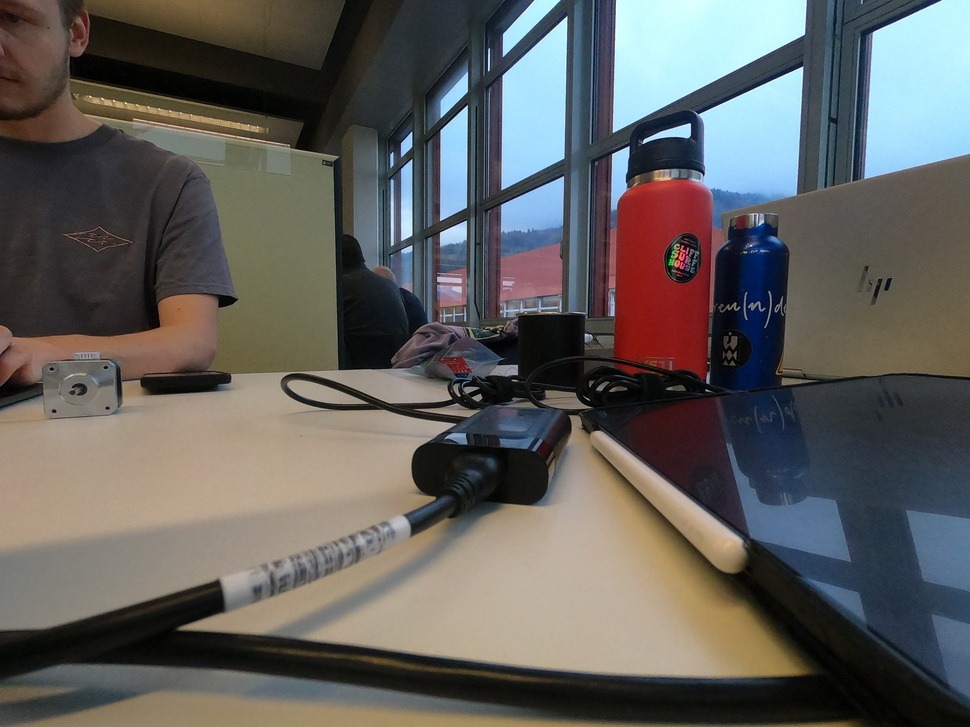
#> input picture src/GOPR0210.JPG, 970 x 727 px, shrunk from 4000 x 3000 before the run
$ python -i corners.py   (imports and definitions only)
#> lines starting #> are read from the running program, lines starting #| are printed output that depends on the picture; after the words box and inside, x2 and y2 are one past the last pixel; in counts of white or black regions, pixels touching at a corner belong together
import cv2
import numpy as np
import sys, os, json
from math import acos, degrees
from glob import glob
import re

def filter_by_turn_angle(pts, min_turn_deg=45.0):
    """
    Keep only points where the contour direction changes by at least `min_turn_deg`.

    - pts: Nx1x2 contour from approxPolyDP
    - min_turn_deg: minimum change between incoming and outgoing edge (in degrees)
      Example: 45 => only corners with direction change >= 45 degrees.
    """
    pts = np.asarray(pts, dtype=np.int32)
    if len(pts) <= 3:
        return pts

    keep = []
    n = len(pts)

    for i in range(n):
        p_prev = pts[(i - 1) % n][0]
        p_cur  = pts[i][0]
        p_next = pts[(i + 1) % n][0]

        v1 = p_prev - p_cur
        v2 = p_next - p_cur

        # Skip degenerate vectors (duplicate or very close points)
        if np.allclose(v1, 0) or np.allclose(v2, 0):
            continue

        denom = (np.linalg.norm(v1) * np.linalg.norm(v2) + 1e-9)
        c = np.dot(v1, v2) / denom
        c = np.clip(c, -1.0, 1.0)

        ang = degrees(acos(c)) # interior angle in [0, 180]
        turn = 180.0 - ang # 0 = straight, bigger = sharper corner

        if turn >= min_turn_deg:
            keep.append([p_cur])

    if not keep:
        # If everything got filtered out (e.g. almost perfect circle),
        # fall back to the original pts so you still see something.
        return pts

    return np.array(keep, dtype=np.int32)

def group_close_points(pts, min_dist=10):
    """
    Group points that lie closer than `min_dist` pixels and replace each
    group with a single averaged point.

    - pts: Nx1x2 or Nx2 array of points
    - min_dist: distance threshold for grouping
    """
    pts = np.asarray(pts, dtype=np.float32)
    if pts.ndim == 3:   # (N, 1, 2) from OpenCV contours
        pts2 = pts[:, 0, :]  # -> (N, 2)
    else:
        pts2 = pts

    n = len(pts2)
    if n == 0:
        return pts

    used = np.zeros(n, dtype=bool)
    new_points = []

    for i in range(n):
        if used[i]:
            continue

        # Start new group with point i
        group = [pts2[i]]
        used[i] = True

        # Collect all points close to point i
        for j in range(i + 1, n):
            if used[j]:
                continue
            d = np.linalg.norm(pts2[j] - pts2[i])
            if d < min_dist:
                group.append(pts2[j])
                used[j] = True

        # Average coordinates in this group
        mean_pt = np.mean(group, axis=0)
        new_points.append(mean_pt)

    new_points = np.round(np.array(new_points)).astype(np.int32)
    # Return in contour format (N,1,2)
    return new_points.reshape(-1, 1, 2)


def detect_corners_for_piece(
    image_path,
    approx_frac=0.002,
    min_turn_deg=30.0,
    min_corner_dist=10  # minimal distance between corners in pixels
):
#> called with image_path = 'GOPR0210.JPG', approx_frac = 0.002, min_turn_deg = 30, min_corner_dist = 10
    img = cv2.imread(image_path, cv2.IMREAD_GRAYSCALE)
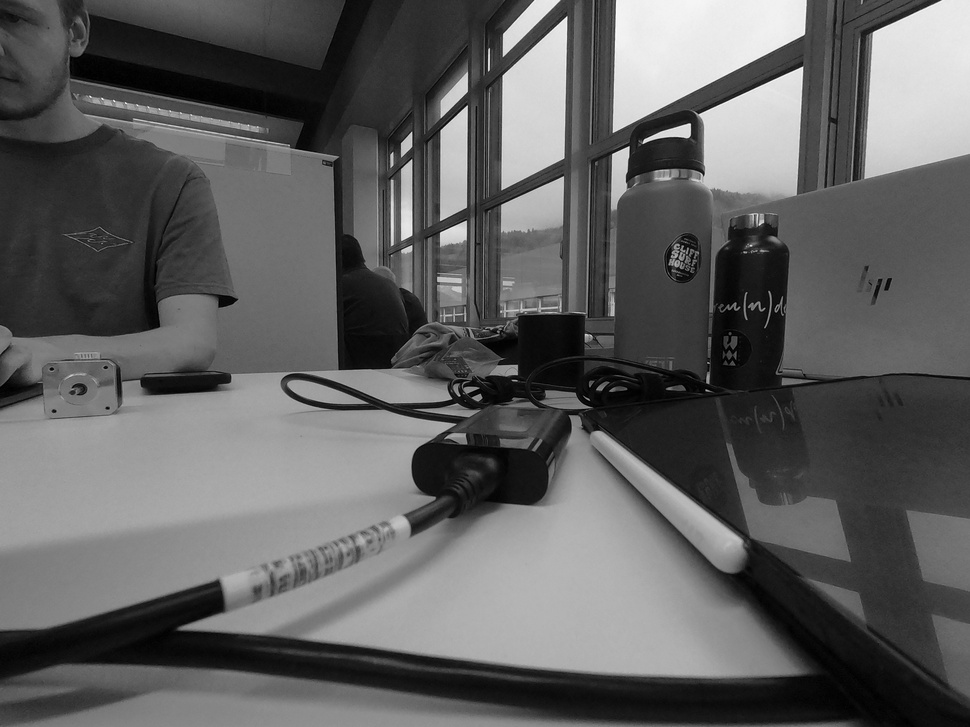
#> img: shape (727, 970); min 0, max 255, mean 95.5
    if img is None:
        print(f"Error: could not open {image_path}")
        return None

    _, bw = cv2.threshold(img, 0, 255, cv2.THRESH_BINARY + cv2.THRESH_OTSU)
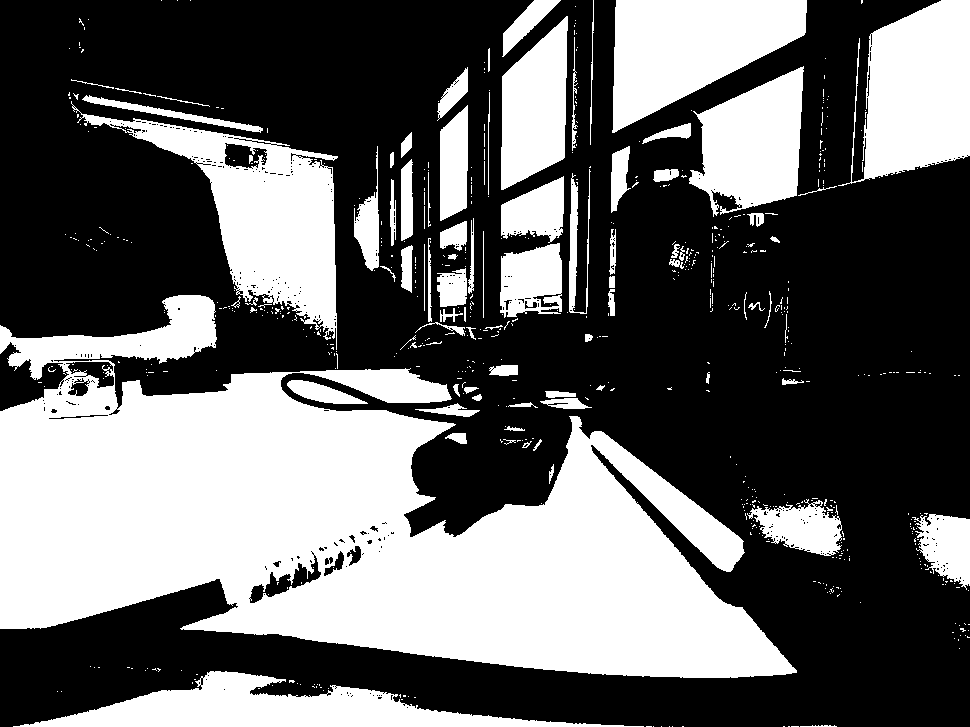
#> bw: shape (727, 970); 39.9% white; 671 white regions (583 under 20 px)
    cnts, _ = cv2.findContours(bw, cv2.RETR_EXTERNAL, cv2.CHAIN_APPROX_NONE)
#> cnts = 649 contours, 587 with area under 20; largest, box (x1, y1, x2, y2) and area: (0, 295, 797, 678) 162481, (71, 101, 338, 350) 20903, (838, 0, 970, 186) 15851, (612, 0, 807, 133) 15798, (13, 671, 644, 727) 13536
    if not cnts:
        print(f"No contour found in {image_path}")
        return None

    cnt = max(cnts, key=cv2.contourArea)
#> cnt = contour of 3840 points, box (x1, y1, x2, y2) (0, 295, 797, 678), area 162481

    eps = approx_frac * cv2.arcLength(cnt, True)
#> eps = 8.68
    poly = cv2.approxPolyDP(cnt, eps, True)
#> poly = contour of 57 points, box (x1, y1, x2, y2) (0, 298, 797, 675), area 163834

    # 1) Group corners that are too close to each other
    corners = group_close_points(poly, min_dist=min_corner_dist)
#> in group_close_points, `pts = np.asarray(pts, dtype=np.float32)`: pts = 57 rows, first 8: [0, 325], [0, 353], [10, 341], [21, 352], [7, 358], [14, 370], [29, 358], [34, 379]
#> in group_close_points, `pts2 = pts[:, 0, :]`: pts2 = 57 pairs, first value 0 to 796, second value 298 to 674
#> in group_close_points, `n = len(pts2)`: n = 57
#> the loop in group_close_points, `for i in range(n):` made 57 passes
#> mean_pt on passes 1, 4, 6, 7, 8, 10, 11, 12, 13, 14, 15, 16: [0, 325], [21, 352], [14, 370], [29, 358], [34, 379], [69, 374], [43, 398], [0, 411], [0, 628], [55, 625], [219, 578], [238, 606]
#> mean_pt on passes 2, 3, 9, 20: [3.5, 355.5], [13, 339.5], [50, 361], [589.5, 442]
#> after the loop in group_close_points, `for i in range(n):`: new_points = 53 pairs, first value 0 to 796, second value 298 to 674
#> corners = contour of 53 points, box (x1, y1, x2, y2) (0, 298, 797, 675), area 164709

    # 2) Keep only strong turns
    corners = filter_by_turn_angle(corners, min_turn_deg=min_turn_deg)
#> in filter_by_turn_angle, `pts = np.asarray(pts, dtype=np.int32)`: pts has the same summary as corners in detect_corners_for_piece
#> in filter_by_turn_angle, `n = len(pts)`: n = 53
#> the loop in filter_by_turn_angle, `for i in range(n):` made 53 passes
#> (p_prev, p_cur, p_next, v1, v2, denom, c, ang) on passes 1 to 9: ([113, 337], [0, 325], [4, 356], [113, 12], [4, 31], 3551.9, 0.232, 76.59), ([0, 325], [4, 356], [13, 340], [-4, -31], [9, -16], 573.8, 0.802, 36.71), ([4, 356], [13, 340], [21, 352], [-9, 16], [8, 12], 264.8, 0.453, 63.05), ([13, 340], [21, 352], [14, 370], [-8, -12], [-7, 18], 278.5, -0.574, 125.1), ([21, 352], [14, 370], [29, 358], [7, -18], [15, -12], 371, 0.865, 30.09), ([14, 370], [29, 358], [34, 379], [-15, 12], [5, 21], 414.7, 0.427, 64.73), ([29, 358], [34, 379], [50, 361], [-5, -21], [16, -18], 519.9, 0.573, 55.03), ([34, 379], [50, 361], [69, 374], [-16, 18], [19, 13], 554.4, -0.126, 97.25), ([50, 361], [69, 374], [43, 398], [-19, -13], [-26, 24], 814.6, 0.223, 77.09)
#> after the loop in filter_by_turn_angle, `for i in range(n):`: keep = 45 items, first 6: [[0, 325]], [[4, 356]], [[13, 340]], [[21, 352]], [[14, 370]], [[29, 358]]
#> corners = contour of 45 points, box (x1, y1, x2, y2) (0, 298, 797, 673), area 157169

    return corners

def print_debug_image(image_path: str, corners: np.ndarray, output_path: str) -> None:
    img = cv2.imread(image_path, cv2.IMREAD_GRAYSCALE)
    color_img = cv2.cvtColor(img, cv2.COLOR_GRAY2BGR)
    cv2.drawContours(color_img, [corners], -1, (0, 255, 255), 2)

    for i, p in enumerate(corners):
        x, y = p[0]
        cv2.circle(color_img, (x, y), 6, (0, 0, 255), -1)
        cv2.putText(color_img, str(i), (x + 8, y - 8),
                    cv2.FONT_HERSHEY_SIMPLEX, 0.6, (255, 0, 0), 2)

    cv2.imwrite(output_path, color_img)

def detect_corners(images: list[str], out_path: str) -> dict[str, list[tuple[int, int]]]:
    corners_per_piece = []
    for image_path in images:
        filename = os.path.basename(image_path)
        name, ext = os.path.splitext(filename)
        corners = detect_corners_for_piece(
            image_path
        )

        output_image = os.path.join(out_path, f"{name}_corners{ext}")
        print_debug_image(image_path, corners, output_image)

        corners_per_piece.append((filename, [(int(p[0][0]), int(p[0][1])) for p in corners]))

    with open(os.path.join(out_path, "corners.json"), "w", encoding="utf-8") as f:
        json.dump(corners_per_piece, f, indent=2)

    return corners_per_piece

# [41 lines not run here, left out]

>>> result = detect_corners_for_piece('GOPR0210.JPG')
#> result has the same summary as corners in detect_corners_for_piece
